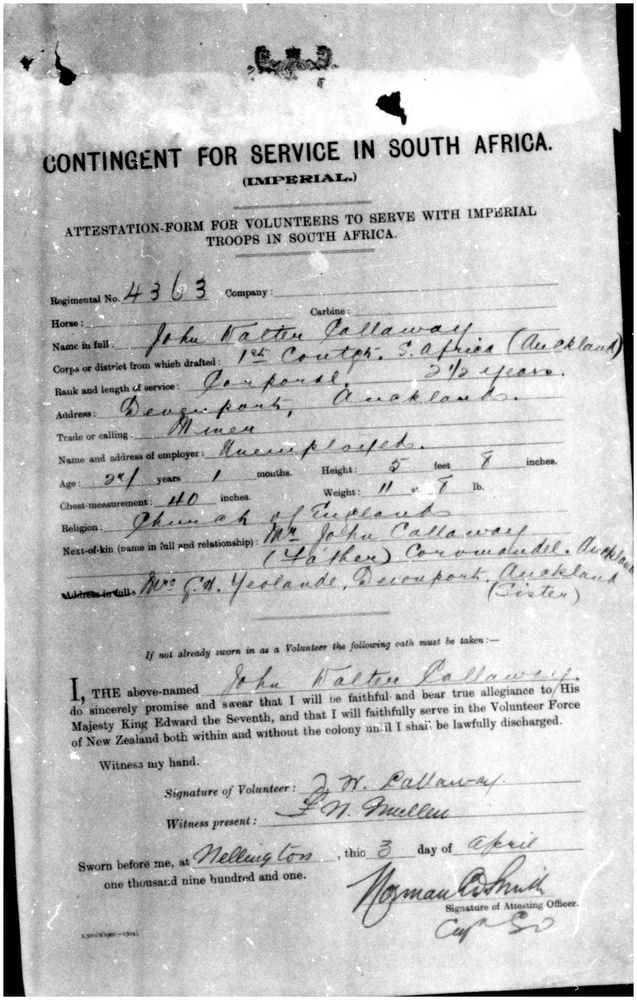
#> input picture humans-in-the-loop-files/scribe-hitl/loop_1/app/assets/images/anzac/sa_att_ex.jpeg, 637 x 1000 px, shrunk from 900 x 1413 before the run
$ python -i OcrUtils.py   (imports and definitions only)
#> lines starting #> are read from the running program, lines starting #| are printed output that depends on the picture; after the words box and inside, x2 and y2 are one past the last pixel; in counts of white or black regions, pixels touching at a corner belong together
#> further down, picture is the input picture: shape (1000, 637, 3); min 0, max 255, mean 192.9
# OCR Utility functions
import cv2
from cv_utils import CvUtils
from pytesseract import Output
from math import sqrt
import numpy as np

def get_lines(img):
  gray = cv2.cvtColor(img,cv2.COLOR_BGR2GRAY)
  edges = cv2.Canny(gray,50,150,apertureSize = 3)
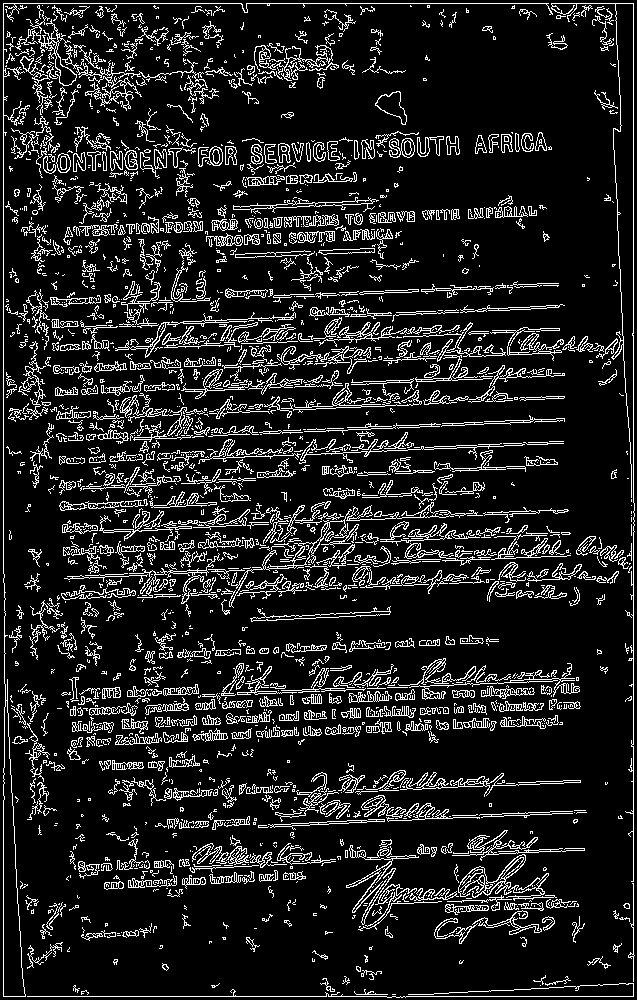
#> edges: shape (1000, 637); 12.4% white in thin lines or dots
  minLineLength = 100
  maxLineGap = 10
  lines = cv2.HoughLinesP(edges,1,np.pi/180,100,minLineLength,maxLineGap)
#> lines = 205 rows, first 6: [633, 881, 633, 746], [3, 573, 3, 3], [4, 3, 241, 3], [328, 996, 386, 996], [406, 996, 633, 996], [633, 995, 633, 983]
  print(lines[0])
#| [[633 881 633 746]]
  for line in lines:
    for x1,y1,x2,y2 in line:
        cv2.line(img,(x1,y1),(x2,y2),(0,255,0),2)
#> this loop made 205 passes
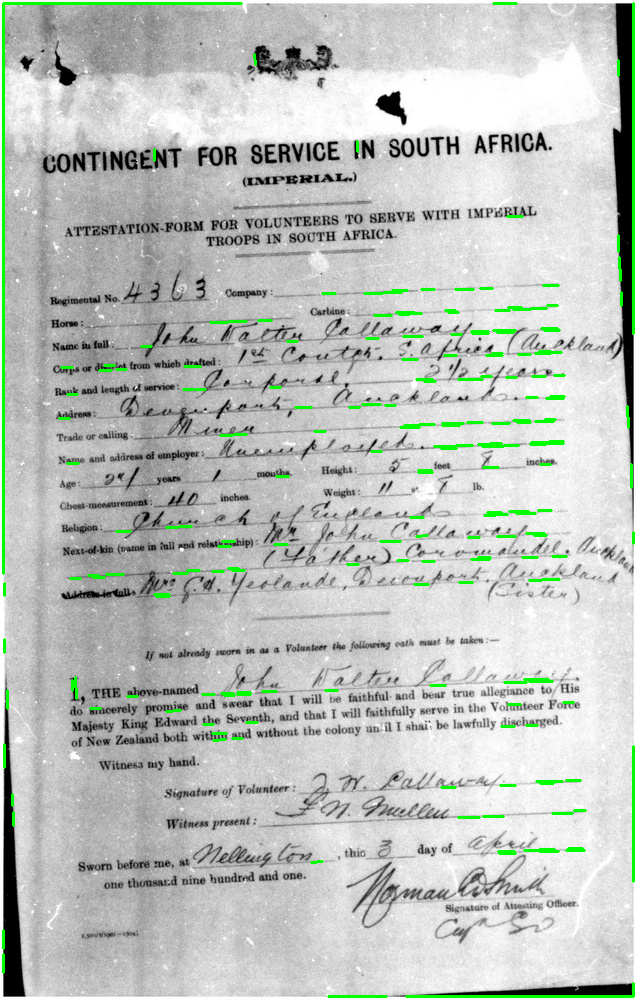
#> img: shape (1000, 637, 3); 2.16% of pixels changed, all inside (x1, y1, x2, y2) = (2, 2, 635, 998)

  cv2.imwrite('houghlines5.png',img)

def is_section_header(line):
  return line["size_group"] >=6 and line["line_num"] == 1 and hasNumbers(line["line"] )==False

def write_image(img, filename):
    cv2.imwrite(filename, img)

def write_results(results, output_file):
    with open(output_file, "w") as f:
        f.write(results)

def hasNumbers(inputString):
  return any(char.isdigit() for char in inputString)

>>> import cv2
>>> picture = cv2.imread('../scribe-hitl/loop_1/app/assets/images/anzac/sa_att_ex.jpeg')
>>> result = get_lines(picture)
